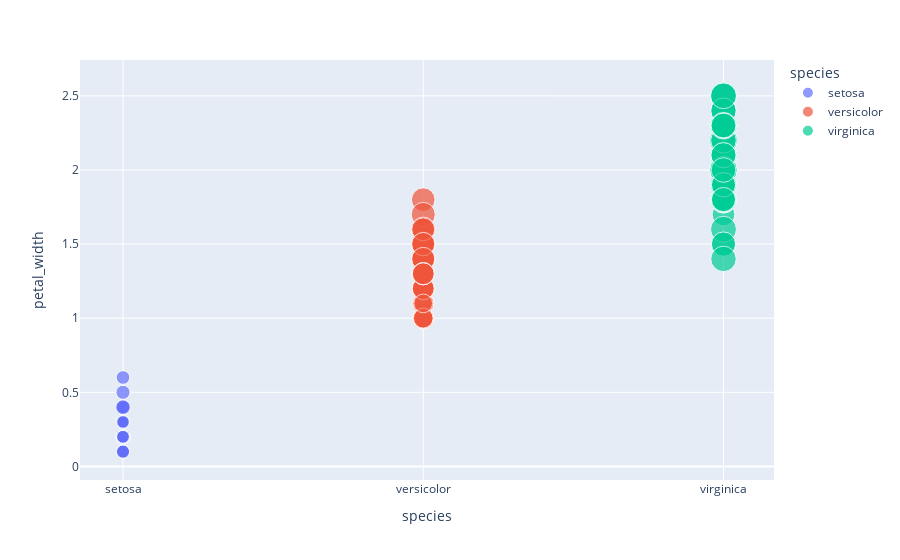

Notebook cell for this chart:
### Code cell
import plotly.express as px
df = px.data.iris()
fig = px.scatter(df, x= "species", y = "petal_width", size = "petal_length", color = "species")
fig.show()

### Figure 1 — Plotly figure (JSON) as saved in the notebook; plotly's stock layout.template omitted (floating-point values rounded to 4 significant figures)
{"data": [{"hovertemplate": "species=%{x}<br>petal_width=%{y}<br>petal_length=%{marker.size}<extra></extra>", "legendgroup": "setosa", "marker": {"color": "#636efa", "size": [1.4, 1.4, 1.3, 1.5, 1.4, 1.7, 1.4, 1.5, 1.4, 1.5, 1.5, 1.6, 1.4, 1.1, 1.2, 1.5, 1.3, 1.4, 1.7, 1.5, 1.7, 1.5, 1, 1.7, 1.9, 1.6, 1.6, 1.5, 1.4, 1.6, 1.6, 1.5, 1.5, 1.4, 1.5, 1.2, 1.3, 1.5, 1.3, 1.5, 1.3, 1.3, 1.3, 1.6, 1.9, 1.4, 1.6, 1.4, 1.5, 1.4], "sizemode": "area", "sizeref": 0.01725, "symbol": "circle"}, "mode": "markers", "name": "setosa", "orientation": "v", "showlegend": true, "type": "scatter", "x": ["setosa", "setosa", "setosa", "setosa", "setosa", "setosa", "setosa", "setosa", "setosa", "setosa", "setosa", "setosa", "setosa", "setosa", "setosa", "setosa", "setosa", "setosa", "setosa", "setosa", "setosa", "setosa", "setosa", "setosa", "setosa", "setosa", "setosa", "setosa", "setosa", "setosa", "setosa", "setosa", "setosa", "setosa", "setosa", "setosa", "setosa", "setosa", "setosa", "setosa", "setosa", "setosa", "setosa", "setosa", "setosa", "setosa", "setosa", "setosa", "setosa", "setosa"], "xaxis": "x", "y": [0.2, 0.2, 0.2, 0.2, 0.2, 0.4, 0.3, 0.2, 0.2, 0.1, 0.2, 0.2, 0.1, 0.1, 0.2, 0.4, 0.4, 0.3, 0.3, 0.3, 0.2, 0.4, 0.2, 0.5, 0.2, 0.2, 0.4, 0.2, 0.2, 0.2, 0.2, 0.4, 0.1, 0.2, 0.1, 0.2, 0.2, 0.1, 0.2, 0.2, 0.3, 0.3, 0.2, 0.6, 0.4, 0.3, 0.2, 0.2, 0.2, 0.2], "yaxis": "y"}, {"hovertemplate": "species=%{x}<br>petal_width=%{y}<br>petal_length=%{marker.size}<extra></extra>", "legendgroup": "versicolor", "marker": {"color": "#EF553B", "size": [4.7, 4.5, 4.9, 4, 4.6, 4.5, 4.7, 3.3, 4.6, 3.9, 3.5, 4.2, 4, 4.7, 3.6, 4.4, 4.5, 4.1, 4.5, 3.9, 4.8, 4, 4.9, 4.7, 4.3, 4.4, 4.8, 5, 4.5, 3.5, 3.8, 3.7, 3.9, 5.1, 4.5, 4.5, 4.7, 4.4, 4.1, 4, 4.4, 4.6, 4, 3.3, 4.2, 4.2, 4.2, 4.3, 3, 4.1], "sizemode": "area", "sizeref": 0.01725, "symbol": "circle"}, "mode": "markers", "name": "versicolor", "orientation": "v", "showlegend": true, "type": "scatter", "x": ["versicolor", "versicolor", "versicolor", "versicolor", "versicolor", "versicolor", "versicolor", "versicolor", "versicolor", "versicolor", "versicolor", "versicolor", "versicolor", "versicolor", "versicolor", "versicolor", "versicolor", "versicolor", "versicolor", "versicolor", "versicolor", "versicolor", "versicolor", "versicolor", "versicolor", "versicolor", "versicolor", "versicolor", "versicolor", "versicolor", "versicolor", "versicolor", "versicolor", "versicolor", "versicolor", "versicolor", "versicolor", "versicolor", "versicolor", "versicolor", "versicolor", "versicolor", "versicolor", "versicolor", "versicolor", "versicolor", "versicolor", "versicolor", "versicolor", "versicolor"], "xaxis": "x", "y": [1.4, 1.5, 1.5, 1.3, 1.5, 1.3, 1.6, 1, 1.3, 1.4, 1, 1.5, 1, 1.4, 1.3, 1.4, 1.5, 1, 1.5, 1.1, 1.8, 1.3, 1.5, 1.2, 1.3, 1.4, 1.4, 1.7, 1.5, 1, 1.1, 1, 1.2, 1.6, 1.5, 1.6, 1.5, 1.3, 1.3, 1.3, 1.2, 1.4, 1.2, 1, 1.3, 1.2, 1.3, 1.3, 1.1, 1.3], "yaxis": "y"}, {"hovertemplate": "species=%{x}<br>petal_width=%{y}<br>petal_length=%{marker.size}<extra></extra>", "legendgroup": "virginica", "marker": {"color": "#00cc96", "size": [6, 5.1, 5.9, 5.6, 5.8, 6.6, 4.5, 6.3, 5.8, 6.1, 5.1, 5.3, 5.5, 5, 5.1, 5.3, 5.5, 6.7, 6.9, 5, 5.7, 4.9, 6.7, 4.9, 5.7, 6, 4.8, 4.9, 5.6, 5.8, 6.1, 6.4, 5.6, 5.1, 5.6, 6.1, 5.6, 5.5, 4.8, 5.4, 5.6, 5.1, 5.1, 5.9, 5.7, 5.2, 5, 5.2, 5.4, 5.1], "sizemode": "area", "sizeref": 0.01725, "symbol": "circle"}, "mode": "markers", "name": "virginica", "orientation": "v", "showlegend": true, "type": "scatter", "x": ["virginica", "virginica", "virginica", "virginica", "virginica", "virginica", "virginica", "virginica", "virginica", "virginica", "virginica", "virginica", "virginica", "virginica", "virginica", "virginica", "virginica", "virginica", "virginica", "virginica", "virginica", "virginica", "virginica", "virginica", "virginica", "virginica", "virginica", "virginica", "virginica", "virginica", "virginica", "virginica", "virginica", "virginica", "virginica", "virginica", "virginica", "virginica", "virginica", "virginica", "virginica", "virginica", "virginica", "virginica", "virginica", "virginica", "virginica", "virginica", "virginica", "virginica"], "xaxis": "x", "y": [2.5, 1.9, 2.1, 1.8, 2.2, 2.1, 1.7, 1.8, 1.8, 2.5, 2, 1.9, 2.1, 2, 2.4, 2.3, 1.8, 2.2, 2.3, 1.5, 2.3, 2, 2, 1.8, 2.1, 1.8, 1.8, 1.8, 2.1, 1.6, 1.9, 2, 2.2, 1.5, 1.4, 2.3, 2.4, 1.8, 1.8, 2.1, 2.4, 2.3, 1.9, 2.3, 2.5, 2.3, 1.9, 2, 2.3, 1.8], "yaxis": "y"}], "layout": {"autosize": true, "legend": {"itemsizing": "constant", "title": {"text": "species"}, "tracegroupgap": 0}, "margin": {"t": 60}, "xaxis": {"anchor": "y", "autorange": true, "categoryarray": ["setosa", "versicolor", "virginica"], "categoryorder": "array", "domain": [0, 1], "range": [-0.1359, 2.155], "title": {"text": "species"}, "type": "category"}, "yaxis": {"anchor": "x", "autorange": true, "domain": [0, 1], "range": [-0.1509, 2.853], "title": {"text": "petal_width"}, "type": "linear"}}}
